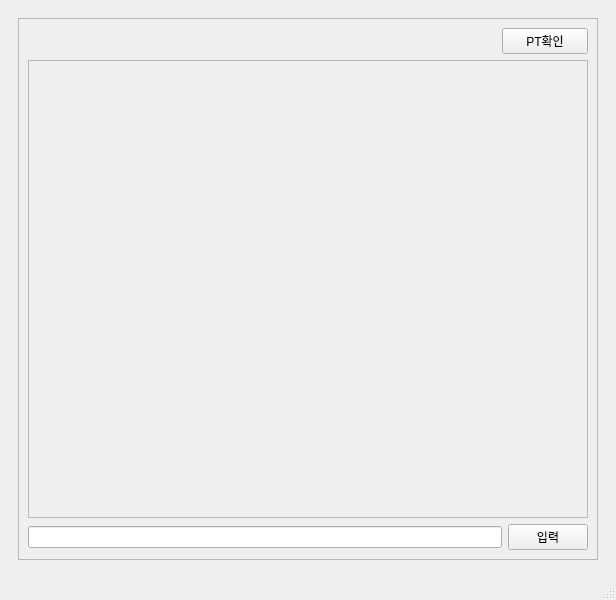
<?xml version="1.0" encoding="UTF-8"?>
<ui version="4.0">
 <class>MainWindow</class>
 <widget class="QMainWindow" name="MainWindow">
  <property name="geometry">
   <rect>
    <x>0</x>
    <y>0</y>
    <width>616</width>
    <height>600</height>
   </rect>
  </property>
  <property name="windowTitle">
   <string>MainWindow</string>
  </property>
  <widget class="QWidget" name="centralwidget">
   <layout class="QGridLayout" name="gridLayout">
    <item row="0" column="0">
     <widget class="QStackedWidget" name="stackedWidget">
      <property name="currentIndex">
       <number>0</number>
      </property>
      <widget class="QWidget" name="page">
       <layout class="QGridLayout" name="gridLayout_3">
        <item row="0" column="0">
         <widget class="QFrame" name="frame_4">
          <property name="frameShape">
           <enum>QFrame::Shape::StyledPanel</enum>
          </property>
          <property name="frameShadow">
           <enum>QFrame::Shadow::Raised</enum>
          </property>
          <layout class="QGridLayout" name="gridLayout_7">
           <item row="1" column="0" colspan="3">
            <widget class="QScrollArea" name="server_chat_scroll">
             <property name="widgetResizable">
              <bool>true</bool>
             </property>
             <widget class="QWidget" name="widget">
              <property name="geometry">
               <rect>
                <x>0</x>
                <y>0</y>
                <width>558</width>
                <height>424</height>
               </rect>
              </property>
              <layout class="QGridLayout" name="gridLayout_2">
               <item row="1" column="0" colspan="2">
                <layout class="QVBoxLayout" name="serverChatLayout"/>
               </item>
              </layout>
             </widget>
            </widget>
           </item>
           <item row="2" column="0" colspan="2">
            <widget class="QLineEdit" name="lineEdit"/>
           </item>
           <item row="2" column="2">
            <widget class="QPushButton" name="Btn_send_chat">
             <property name="text">
              <string>입력</string>
             </property>
            </widget>
           </item>
           <item row="0" column="0">
            <spacer name="horizontalSpacer">
             <property name="orientation">
              <enum>Qt::Orientation::Horizontal</enum>
             </property>
             <property name="sizeHint" stdset="0">
              <size>
               <width>40</width>
               <height>20</height>
              </size>
             </property>
            </spacer>
           </item>
           <item row="0" column="1" colspan="2">
            <widget class="QPushButton" name="Btn_pt_check">
             <property name="text">
              <string>PT확인</string>
             </property>
            </widget>
           </item>
          </layout>
         </widget>
        </item>
       </layout>
      </widget>
      <widget class="QWidget" name="page_2">
       <layout class="QGridLayout" name="gridLayout_5">
        <item row="0" column="0">
         <widget class="QFrame" name="frame">
          <property name="frameShape">
           <enum>QFrame::Shape::StyledPanel</enum>
          </property>
          <property name="frameShadow">
           <enum>QFrame::Shadow::Raised</enum>
          </property>
          <layout class="QGridLayout" name="gridLayout_4">
           <item row="0" column="1">
            <widget class="QPushButton" name="Btn_go_chat">
             <property name="text">
              <string>채팅으로</string>
             </property>
            </widget>
           </item>
           <item row="0" column="0">
            <spacer name="horizontalSpacer_2">
             <property name="orientation">
              <enum>Qt::Orientation::Horizontal</enum>
             </property>
             <property name="sizeHint" stdset="0">
              <size>
               <width>40</width>
               <height>20</height>
              </size>
             </property>
            </spacer>
           </item>
           <item row="1" column="0" colspan="2">
            <widget class="QFrame" name="frame_2">
             <property name="frameShape">
              <enum>QFrame::Shape::StyledPanel</enum>
             </property>
             <property name="frameShadow">
              <enum>QFrame::Shadow::Raised</enum>
             </property>
             <layout class="QVBoxLayout" name="verticalLayout_2">
              <item>
               <layout class="QVBoxLayout" name="verticalLayout"/>
              </item>
             </layout>
            </widget>
           </item>
          </layout>
         </widget>
        </item>
       </layout>
      </widget>
     </widget>
    </item>
   </layout>
  </widget>
  <widget class="QMenuBar" name="menubar">
   <property name="geometry">
    <rect>
     <x>0</x>
     <y>0</y>
     <width>616</width>
     <height>23</height>
    </rect>
   </property>
  </widget>
  <widget class="QStatusBar" name="statusbar"/>
 </widget>
 <resources/>
 <connections/>
</ui>
